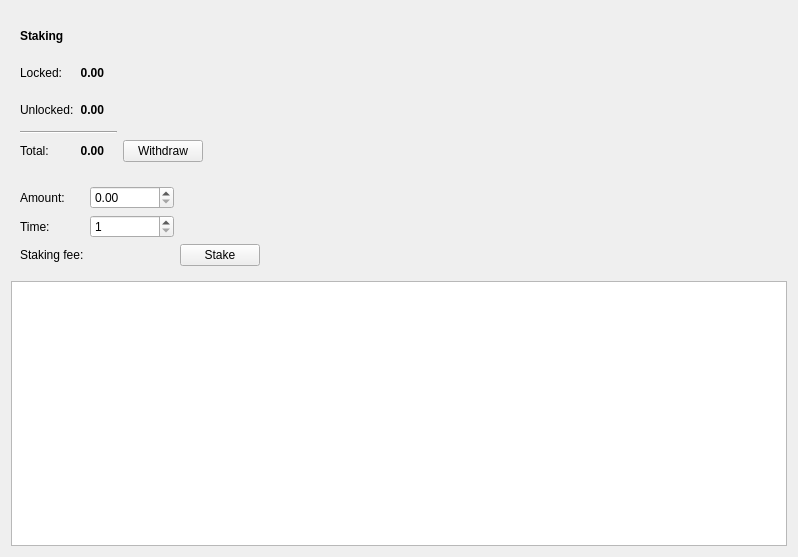
<?xml version="1.0" encoding="UTF-8"?>
<ui version="4.0">
 <class>DepositsFrame</class>
 <widget class="QFrame" name="DepositsFrame">
  <property name="geometry">
   <rect>
    <x>0</x>
    <y>0</y>
    <width>798</width>
    <height>557</height>
   </rect>
  </property>
  <property name="windowTitle">
   <string>Frame</string>
  </property>
  <property name="frameShape">
   <enum>QFrame::NoFrame</enum>
  </property>
  <property name="frameShadow">
   <enum>QFrame::Raised</enum>
  </property>
  <layout class="QVBoxLayout" name="verticalLayout">
   <item>
    <widget class="QFrame" name="m_overviewWalletFrame">
     <property name="minimumSize">
      <size>
       <width>0</width>
       <height>160</height>
      </size>
     </property>
     <property name="maximumSize">
      <size>
       <width>16777215</width>
       <height>160</height>
      </size>
     </property>
     <property name="frameShape">
      <enum>QFrame::NoFrame</enum>
     </property>
     <property name="frameShadow">
      <enum>QFrame::Raised</enum>
     </property>
     <layout class="QGridLayout" name="gridLayout_2">
      <item row="0" column="0">
       <widget class="QLabel" name="label_7">
        <property name="font">
         <font>
          <weight>75</weight>
          <bold>true</bold>
         </font>
        </property>
        <property name="text">
         <string>Staking</string>
        </property>
       </widget>
      </item>
      <item row="1" column="0">
       <widget class="QLabel" name="label_8">
        <property name="text">
         <string>Locked:</string>
        </property>
       </widget>
      </item>
      <item row="1" column="1" colspan="2">
       <widget class="QLabel" name="m_lockedDepositLabel">
        <property name="font">
         <font>
          <weight>75</weight>
          <bold>true</bold>
         </font>
        </property>
        <property name="text">
         <string notr="true">0.00</string>
        </property>
        <property name="alignment">
         <set>Qt::AlignRight|Qt::AlignTrailing|Qt::AlignVCenter</set>
        </property>
       </widget>
      </item>
      <item row="1" column="3">
       <widget class="QLabel" name="m_tickerLabel1">
        <property name="text">
         <string notr="true"/>
        </property>
       </widget>
      </item>
      <item row="2" column="0">
       <widget class="QLabel" name="label_9">
        <property name="text">
         <string>Unlocked:</string>
        </property>
       </widget>
      </item>
      <item row="2" column="1" colspan="2">
       <widget class="QLabel" name="m_unlockedDepositLabel">
        <property name="font">
         <font>
          <weight>75</weight>
          <bold>true</bold>
         </font>
        </property>
        <property name="text">
         <string notr="true">0.00</string>
        </property>
        <property name="alignment">
         <set>Qt::AlignRight|Qt::AlignTrailing|Qt::AlignVCenter</set>
        </property>
       </widget>
      </item>
      <item row="2" column="3">
       <widget class="QLabel" name="m_tickerLabel2">
        <property name="text">
         <string notr="true"/>
        </property>
       </widget>
      </item>
      <item row="4" column="0">
       <widget class="QLabel" name="label_10">
        <property name="text">
         <string>Total:</string>
        </property>
       </widget>
      </item>
      <item row="4" column="1" colspan="2">
       <widget class="QLabel" name="m_totalDepositLabel">
        <property name="font">
         <font>
          <weight>75</weight>
          <bold>true</bold>
         </font>
        </property>
        <property name="text">
         <string notr="true">0.00</string>
        </property>
        <property name="alignment">
         <set>Qt::AlignRight|Qt::AlignTrailing|Qt::AlignVCenter</set>
        </property>
       </widget>
      </item>
      <item row="4" column="3">
       <widget class="QLabel" name="m_tickerLabel3">
        <property name="text">
         <string notr="true"/>
        </property>
       </widget>
      </item>
      <item row="0" column="5">
       <spacer name="horizontalSpacer_2">
        <property name="orientation">
         <enum>Qt::Horizontal</enum>
        </property>
        <property name="sizeHint" stdset="0">
         <size>
          <width>40</width>
          <height>20</height>
         </size>
        </property>
       </spacer>
      </item>
      <item row="4" column="4">
       <widget class="QPushButton" name="m_withdrawButton">
        <property name="text">
         <string>Withdraw</string>
        </property>
       </widget>
      </item>
      <item row="3" column="0" colspan="4">
       <widget class="Line" name="line_2">
        <property name="orientation">
         <enum>Qt::Horizontal</enum>
        </property>
       </widget>
      </item>
     </layout>
    </widget>
   </item>
   <item>
    <widget class="QFrame" name="m_addDepositFrame">
     <property name="frameShape">
      <enum>QFrame::NoFrame</enum>
     </property>
     <property name="frameShadow">
      <enum>QFrame::Raised</enum>
     </property>
     <layout class="QGridLayout" name="gridLayout">
      <item row="0" column="1">
       <widget class="QDoubleSpinBox" name="m_amountSpin">
        <property name="maximum">
         <double>1000000000.000000000000000</double>
        </property>
       </widget>
      </item>
      <item row="1" column="2">
       <widget class="QLabel" name="m_nativeTimeLabel">
        <property name="text">
         <string/>
        </property>
       </widget>
      </item>
      <item row="1" column="1">
       <widget class="QSpinBox" name="m_timeSpin">
        <property name="minimum">
         <number>1</number>
        </property>
        <property name="maximum">
         <number>999999999</number>
        </property>
       </widget>
      </item>
      <item row="1" column="0">
       <widget class="QLabel" name="label_2">
        <property name="text">
         <string>Time:</string>
        </property>
       </widget>
      </item>
      <item row="0" column="0">
       <widget class="QLabel" name="label">
        <property name="text">
         <string>Amount:</string>
        </property>
       </widget>
      </item>
      <item row="0" column="2">
       <widget class="QLabel" name="m_interestLabel">
        <property name="text">
         <string/>
        </property>
       </widget>
      </item>
      <item row="0" column="3">
       <spacer name="horizontalSpacer">
        <property name="orientation">
         <enum>Qt::Horizontal</enum>
        </property>
        <property name="sizeHint" stdset="0">
         <size>
          <width>534</width>
          <height>20</height>
         </size>
        </property>
       </spacer>
      </item>
      <item row="2" column="2" alignment="Qt::AlignLeft">
       <widget class="QPushButton" name="m_depositButton">
        <property name="text">
         <string>Stake</string>
        </property>
       </widget>
      </item>
      <item row="2" column="0">
       <widget class="QLabel" name="m_feeTextLabel">
        <property name="text">
         <string>Staking fee:</string>
        </property>
       </widget>
      </item>
      <item row="2" column="1">
       <widget class="QLabel" name="m_feeLabel">
        <property name="text">
         <string/>
        </property>
       </widget>
      </item>
     </layout>
    </widget>
   </item>
   <item>
    <widget class="QTreeView" name="m_depositView"/>
   </item>
  </layout>
 </widget>
 <resources/>
 <connections>
  <connection>
   <sender>m_depositButton</sender>
   <signal>clicked()</signal>
   <receiver>DepositsFrame</receiver>
   <slot>depositClicked()</slot>
   <hints>
    <hint type="sourcelabel">
     <x>274</x>
     <y>76</y>
    </hint>
    <hint type="destinationlabel">
     <x>398</x>
     <y>278</y>
    </hint>
   </hints>
  </connection>
  <connection>
   <sender>m_withdrawButton</sender>
   <signal>clicked()</signal>
   <receiver>DepositsFrame</receiver>
   <slot>withdrawClicked()</slot>
   <hints>
    <hint type="sourcelabel">
     <x>196</x>
     <y>151</y>
    </hint>
    <hint type="destinationlabel">
     <x>398</x>
     <y>278</y>
    </hint>
   </hints>
  </connection>
  <connection>
   <sender>m_depositView</sender>
   <signal>doubleClicked(QModelIndex)</signal>
   <receiver>DepositsFrame</receiver>
   <slot>showDepositDetails(QModelIndex)</slot>
   <hints>
    <hint type="sourcelabel">
     <x>398</x>
     <y>403</y>
    </hint>
    <hint type="destinationlabel">
     <x>398</x>
     <y>278</y>
    </hint>
   </hints>
  </connection>
  <connection>
   <sender>m_timeSpin</sender>
   <signal>valueChanged(int)</signal>
   <receiver>DepositsFrame</receiver>
   <slot>timeChanged(int)</slot>
   <hints>
    <hint type="sourcelabel">
     <x>151</x>
     <y>230</y>
    </hint>
    <hint type="destinationlabel">
     <x>398</x>
     <y>278</y>
    </hint>
   </hints>
  </connection>
  <connection>
   <sender>m_amountSpin</sender>
   <signal>valueChanged(double)</signal>
   <receiver>DepositsFrame</receiver>
   <slot>depositParamsChanged()</slot>
   <hints>
    <hint type="sourcelabel">
     <x>147</x>
     <y>211</y>
    </hint>
    <hint type="destinationlabel">
     <x>398</x>
     <y>278</y>
    </hint>
   </hints>
  </connection>
  <connection>
   <sender>m_timeSpin</sender>
   <signal>valueChanged(int)</signal>
   <receiver>DepositsFrame</receiver>
   <slot>depositParamsChanged()</slot>
   <hints>
    <hint type="sourcelabel">
     <x>147</x>
     <y>249</y>
    </hint>
    <hint type="destinationlabel">
     <x>398</x>
     <y>278</y>
    </hint>
   </hints>
  </connection>
 </connections>
 <slots>
  <slot>depositClicked()</slot>
  <slot>withdrawClicked()</slot>
  <slot>showDepositDetails(QModelIndex)</slot>
  <slot>timeChanged(int)</slot>
  <slot>depositParamsChanged()</slot>
 </slots>
</ui>
